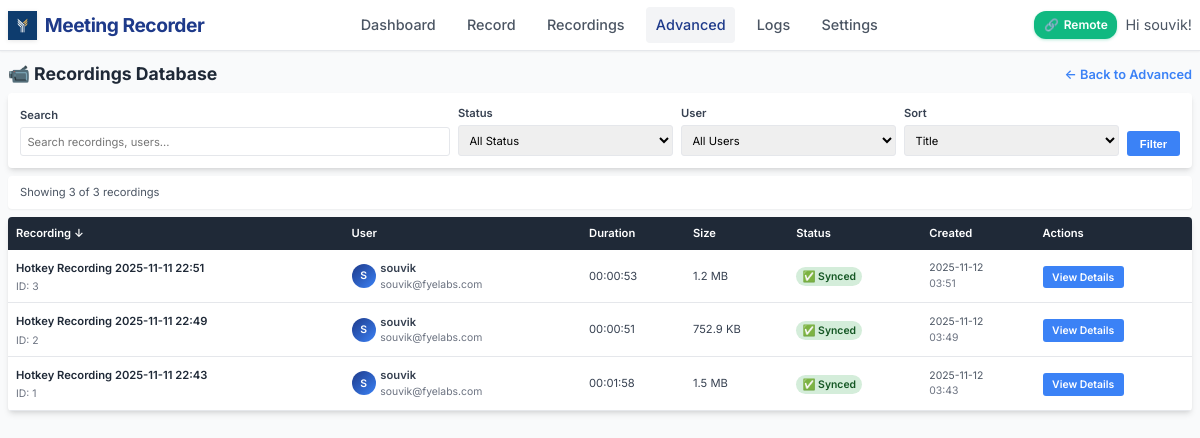
The page /admin/recordings?sort=title&order=desc&search=&status=all&user=all (signed in) on the database its author committed.
### models.py (models this page shows, shortened)
class User(UserMixin, db.Model):
    id = db.Column(db.Integer, primary_key=True)
    username = db.Column(db.String(80), unique=True, nullable=False)
    email = db.Column(db.String(120), unique=True, nullable=False)
    password_hash = db.Column(db.String(128))
    created_at = db.Column(db.DateTime, default=datetime.utcnow)
    is_active = db.Column(db.Boolean, default=True)
    default_monitor = db.Column(db.String(200))  # Default monitor for recordings
    auto_delete_days = db.Column(db.Integer, default=30)  # Auto-delete recordings after N days
    recordings = db.relationship('Recording', backref='user', lazy=True)
    meetings = db.relationship('Meeting', backref='user', lazy=True)

class Recording(db.Model):
    id = db.Column(db.Integer, primary_key=True)
    title = db.Column(db.String(200), nullable=False)
    filename = db.Column(db.String(255), nullable=False)
    file_path = db.Column(db.String(500), nullable=False)
    file_size = db.Column(db.BigInteger, default=0)  # in bytes
    duration = db.Column(db.Integer, default=0)  # in seconds
    created_at = db.Column(db.DateTime, default=datetime.utcnow)
    started_at = db.Column(db.DateTime)
    ended_at = db.Column(db.DateTime)
    monitor_name = db.Column(db.String(200))
    resolution = db.Column(db.String(50))  # e.g., "1920x1080"
    uploaded = db.Column(db.Boolean, default=False)
    upload_url = db.Column(db.String(500))  # Legacy field - kept for compatibility
    video_url = db.Column(db.String(500))
    transcript_url = db.Column(db.String(500))
    thumbnail_url = db.Column(db.String(500))
    upload_status = db.Column(db.String(50), default='pending')  # pending, uploading, completed, failed
    upload_metadata = db.Column(db.Text)  # JSON metadata from upload
    user_id = db.Column(db.Integer, db.ForeignKey('user.id'), nullable=False)
    status = db.Column(db.String(50), default='completed')  # recording, processing, completed, failed

### app.py (the view, shortened to what this page needs)
@app.route('/admin/recordings')
@login_required
def admin_recordings():
    try:
        page = request.args.get('page', 1, type=int)
        per_page = 20
        search = request.args.get('search', '').strip()
        status_filter = request.args.get('status', 'all')
        user_filter = request.args.get('user', 'all')
        sort_by = request.args.get('sort', 'created_at')
        sort_order = request.args.get('order', 'desc')
        query = db.session.query(Recording, User).join(User)
        if user_filter != 'all':
            query = query.filter(User.id == int(user_filter))
        if sort_by == 'title':
            sort_column = Recording.title
        elif sort_by == 'username':
            sort_column = User.username
        elif sort_by == 'duration':
            sort_column = Recording.duration
        elif sort_by == 'file_size':
            sort_column = Recording.file_size
        elif sort_by == 'upload_status':
            sort_column = Recording.upload_status
        else:
            sort_column = Recording.created_at
        if sort_order == 'asc':
            query = query.order_by(sort_column.asc())
        else:
            query = query.order_by(sort_column.desc())
        recordings = query.paginate(page=page, per_page=per_page, error_out=False)
        users = User.query.all()
        return render_template('admin/recordings.html',
                             recordings=recordings,
                             users=users,
                             search=search,
                             status_filter=status_filter,
                             user_filter=user_filter,
                             sort_by=sort_by,
                             sort_order=sort_order)
    except Exception as e:
        logger.error(f" Advanced recordings error: {e}")
        return f"Database error: {e}", 500

### templates/admin/recordings.html (shortened to what this page needs)
{% extends "base.html" %}
{% block content %}
<div style="display: flex; justify-content: space-between; align-items: center; margin-bottom: 0.5rem;">
    <h1 style="color: var(--gray-800); margin: 0; font-size: 1.1rem;">📹 Recordings Database</h1>
    <a href="{{ url_for('admin_dashboard') }}" style="color: var(--secondary-blue); text-decoration: none; font-weight: 600; font-size: 0.8rem;">← Back to Advanced</a>
</div>
<div style="background: white; padding: 0.75rem; border-radius: 4px; margin-bottom: 0.5rem; box-shadow: var(--shadow-md);">
    <form method="GET" style="display: grid; grid-template-columns: 2fr 1fr 1fr 1fr auto; gap: 0.5rem; align-items: end;">
        <div>
            <label style="display: block; margin-bottom: 0.2rem; font-weight: 600; color: var(--gray-700); font-size: 0.7rem;">Search</label>
            <input type="text" name="search" value="{{ search }}" placeholder="Search recordings, users..."
                   style="width: 100%; padding: 0.4rem; border: 1px solid var(--gray-200); border-radius: 3px; font-size: 0.7rem;">
        </div>
        <div>
            <label style="display: block; margin-bottom: 0.2rem; font-weight: 600; color: var(--gray-700); font-size: 0.7rem;">Status</label>
            <select name="status" style="width: 100%; padding: 0.4rem; border: 1px solid var(--gray-200); border-radius: 3px; font-size: 0.7rem;">
                <option value="all" {% if status_filter == 'all' %}selected{% endif %}>All Status</option>
            </select>
        </div>
        <div>
            <label style="display: block; margin-bottom: 0.2rem; font-weight: 600; color: var(--gray-700); font-size: 0.7rem;">User</label>
            <select name="user" style="width: 100%; padding: 0.4rem; border: 1px solid var(--gray-200); border-radius: 3px; font-size: 0.7rem;">
                <option value="all" {% if user_filter == 'all' %}selected{% endif %}>All Users</option>
            </select>
        </div>
        <div>
            <label style="display: block; margin-bottom: 0.2rem; font-weight: 600; color: var(--gray-700); font-size: 0.7rem;">Sort</label>
            <select name="sort" style="width: 100%; padding: 0.4rem; border: 1px solid var(--gray-200); border-radius: 3px; font-size: 0.7rem;">
                <option value="title" {% if sort_by == 'title' %}selected{% endif %}>Title</option>
            </select>
        </div>
        <button type="submit" style="background: var(--secondary-blue); color: white; padding: 0.4rem 0.8rem; border: none; border-radius: 3px; font-weight: 600; cursor: pointer; font-size: 0.7rem;">
            Filter
        </button>
    </form>
</div>
<div style="background: white; padding: 0.5rem 0.75rem; border-radius: 4px; margin-bottom: 0.5rem; box-shadow: var(--shadow-sm);">
    <p style="margin: 0; color: var(--gray-600); font-size: 0.7rem;">
        Showing {{ recordings.items|length }} of {{ recordings.total }} recordings
    </p>
</div>
{% if recordings.items %}
<div style="background: white; border-radius: 4px; overflow: hidden; box-shadow: var(--shadow-md);">
    <table style="width: 100%; border-collapse: collapse;">
        <thead>
            <tr style="background: var(--gray-800); color: white;">
                <th style="padding: 0.5rem; text-align: left; font-weight: 600; font-size: 0.7rem;">
                    <a href="?sort=title&order={{ 'asc' if sort_by == 'title' and sort_order == 'desc' else 'desc' }}&search={{ search }}&status={{ status_filter }}&user={{ user_filter }}"
                       style="color: white; text-decoration: none;">
                        Recording {% if sort_by == 'title' %}{{ '↑' if sort_order == 'asc' else '↓' }}{% endif %}
                    </a>
                </th>
                <th style="padding: 0.5rem; text-align: left; font-weight: 600; font-size: 0.7rem;">
                    <a href="?sort=username&order={{ 'asc' if sort_by == 'username' and sort_order == 'desc' else 'desc' }}&search={{ search }}&status={{ status_filter }}&user={{ user_filter }}"
                       style="color: white; text-decoration: none;">
                        User {% if sort_by == 'username' %}{{ '↑' if sort_order == 'asc' else '↓' }}{% endif %}
                    </a>
                </th>
                <th style="padding: 0.5rem; text-align: left; font-weight: 600; font-size: 0.7rem;">
                    <a href="?sort=duration&order={{ 'asc' if sort_by == 'duration' and sort_order == 'desc' else 'desc' }}&search={{ search }}&status={{ status_filter }}&user={{ user_filter }}"
                       style="color: white; text-decoration: none;">
                        Duration {% if sort_by == 'duration' %}{{ '↑' if sort_order == 'asc' else '↓' }}{% endif %}
                    </a>
                </th>
                <th style="padding: 0.5rem; text-align: left; font-weight: 600; font-size: 0.7rem;">
                    <a href="?sort=file_size&order={{ 'asc' if sort_by == 'file_size' and sort_order == 'desc' else 'desc' }}&search={{ search }}&status={{ status_filter }}&user={{ user_filter }}"
                       style="color: white; text-decoration: none;">
                        Size {% if sort_by == 'file_size' %}{{ '↑' if sort_order == 'asc' else '↓' }}{% endif %}
                    </a>
                </th>
                <th style="padding: 0.5rem; text-align: left; font-weight: 600; font-size: 0.7rem;">
                    <a href="?sort=upload_status&order={{ 'asc' if sort_by == 'upload_status' and sort_order == 'desc' else 'desc' }}&search={{ search }}&status={{ status_filter }}&user={{ user_filter }}"
                       style="color: white; text-decoration: none;">
                        Status {% if sort_by == 'upload_status' %}{{ '↑' if sort_order == 'asc' else '↓' }}{% endif %}
                    </a>
                </th>
                <th style="padding: 0.5rem; text-align: left; font-weight: 600; font-size: 0.7rem;">
                    <a href="?sort=created_at&order={{ 'asc' if sort_by == 'created_at' and sort_order == 'desc' else 'desc' }}&search={{ search }}&status={{ status_filter }}&user={{ user_filter }}"
                       style="color: white; text-decoration: none;">
                        Created {% if sort_by == 'created_at' %}{{ '↑' if sort_order == 'asc' else '↓' }}{% endif %}
                    </a>
                </th>
                <th style="padding: 0.5rem; text-align: left; font-weight: 600; font-size: 0.7rem;">Actions</th>
            </tr>
        </thead>
        <tbody>
            {% for recording, user in recordings.items %}
            <tr style="border-bottom: 1px solid var(--gray-200);" onmouseover="this.style.backgroundColor='var(--gray-50)'" onmouseout="this.style.backgroundColor='white'">
                <td style="padding: 0.5rem; vertical-align: middle;">
                    <div>
                        <a href="{{ url_for('admin_recording_detail', recording_id=recording.id) }}"
                           style="font-weight: 600; color: var(--gray-800); text-decoration: none; font-size: 0.7rem;">
                            {{ recording.title }}
                        </a>
                        <div style="color: var(--gray-500); font-size: 0.65rem; margin-top: 0.1rem;">
                            ID: {{ recording.id }}
                        </div>
                    </div>
                </td>
                <td style="padding: 0.5rem; vertical-align: middle;">
                    <div style="display: flex; align-items: center;">
                        <div style="width: 24px; height: 24px; border-radius: 50%; background: linear-gradient(135deg, var(--primary-blue), var(--secondary-blue)); display: flex; align-items: center; justify-content: center; color: white; font-weight: 600; margin-right: 0.3rem; font-size: 0.65rem;">
                            {{ user.username[0].upper() }}
                        </div>
                        <div>
                            <div style="font-weight: 600; font-size: 0.7rem;">{{ user.username }}</div>
                            <div style="color: var(--gray-500); font-size: 0.65rem;">{{ user.email }}</div>
                        </div>
                    </div>
                </td>
                <td style="padding: 0.5rem; vertical-align: middle; font-size: 0.7rem;">
                    {{ format_duration(recording.duration) }}
                </td>
                <td style="padding: 0.5rem; vertical-align: middle; font-size: 0.7rem;">
                    {{ format_file_size(recording.file_size) }}
                </td>
                <td style="padding: 0.5rem; vertical-align: middle;">
                    {% if recording.upload_status == 'completed' and recording.uploaded %}
                        <span style="background-color: #d4edda; color: #155724; padding: 0.2rem 0.4rem; border-radius: 12px; font-size: 0.65rem; font-weight: 600;">✅ Synced</span>
                    {% elif recording.upload_status == 'uploading' %}
                        <span style="background-color: #cce5ff; color: #004085; padding: 0.2rem 0.4rem; border-radius: 12px; font-size: 0.65rem; font-weight: 600;">⬆️ Uploading</span>
                    {% elif recording.upload_status == 'failed' %}
                        <span style="background-color: #f8d7da; color: #721c24; padding: 0.2rem 0.4rem; border-radius: 12px; font-size: 0.65rem; font-weight: 600;">❌ Failed</span>
                    {% else %}
                        <span style="background-color: #fff3cd; color: #856404; padding: 0.2rem 0.4rem; border-radius: 12px; font-size: 0.65rem; font-weight: 600;">💾 Local</span>
                    {% endif %}
                </td>
                <td style="padding: 0.5rem; vertical-align: middle;">
                    <div style="color: var(--gray-600); font-size: 0.65rem;">
                        {{ recording.created_at.strftime('%Y-%m-%d') if recording.created_at else 'N/A' }}
                        <br>
                        <span style="color: var(--gray-500);">{{ recording.created_at.strftime('%H:%M') if recording.created_at else '' }}</span>
                    </div>
                </td>
                <td style="padding: 0.5rem; vertical-align: middle;">
                    <a href="{{ url_for('admin_recording_detail', recording_id=recording.id) }}"
                       style="background: var(--secondary-blue); color: white; padding: 0.3rem 0.6rem; text-decoration: none; border-radius: 3px; font-size: 0.65rem; font-weight: 600;">
                        View Details
                    </a>
                </td>
            </tr>
            {% endfor %}
        </tbody>
    </table>
</div>
{% endif %}
{% endblock %}

### templates/base.html (shortened to what this page needs)
<!DOCTYPE html>
<html lang="en">
<head>
</head>
<body>
    <header class="header">
        <div class="header-content">
            <a href="{{ url_for('dashboard') }}" class="logo">
                <img src="{{ url_for('static', filename='image.png') }}" alt="FYE Labs" class="logo-image">
                <span class="logo-text">Meeting Recorder</span>
            </a>
            <nav class="nav-menu">
                <a href="{{ url_for('dashboard') }}" class="nav-link {% if request.endpoint == 'dashboard' %}active{% endif %}">Dashboard</a>
                <a href="{{ url_for('record') }}" class="nav-link {% if request.endpoint == 'record' %}active{% endif %}">Record</a>
                <a href="{{ url_for('recordings') }}" class="nav-link {% if request.endpoint == 'recordings' %}active{% endif %}">Recordings</a>
                <a href="{{ url_for('admin_dashboard') }}" class="nav-link {% if request.endpoint.startswith('admin_') %}active{% endif %}">Advanced</a>
                <a href="{{ url_for('view_logs') }}" class="nav-link {% if request.endpoint == 'view_logs' %}active{% endif %}">Logs</a>
                <a href="{{ url_for('settings') }}" class="nav-link {% if request.endpoint == 'settings' %}active{% endif %}">Settings</a>
            </nav>
            <div class="user-menu">
                <div class="remote-status-indicator" id="remoteStatusIndicator">
                    <span id="remoteStatusIcon">🔗</span>
                    <span id="remoteStatusText">Remote</span>
                </div>
                <span class="user-info">Hi {{ current_user.username }}!</span>
            </div>
        </div>
    </header>
    <main class="container">
        {% block content %}{% endblock %}
    </main>
</body>
</html>

### rows shown on the page
User: username "souvik"
Recording: title "Hotkey Recording 2025-11-11 22:51", id "3", username "S", username "souvik", email "souvik@fyelabs.com", duration "00:00:53", file_size "1.2 MB", upload_status "✅ Synced", created_at "2025-11-12", created_at "03:51"
Recording: title "Hotkey Recording 2025-11-11 22:49", id "2", username "S", username "souvik", email "souvik@fyelabs.com", duration "00:00:51", file_size "752.9 KB", upload_status "✅ Synced", created_at "2025-11-12", created_at "03:49"
Recording: title "Hotkey Recording 2025-11-11 22:43", id "1", username "S", username "souvik", email "souvik@fyelabs.com", duration "00:01:58", file_size "1.5 MB", upload_status "✅ Synced", created_at "2025-11-12", created_at "03:43"

### other values the page prints
{{ recordings.items|length }} "3"
{{ recordings.total }} "3"
{{ '↑' if sort_order == 'asc' else '↓' }} "↓"
